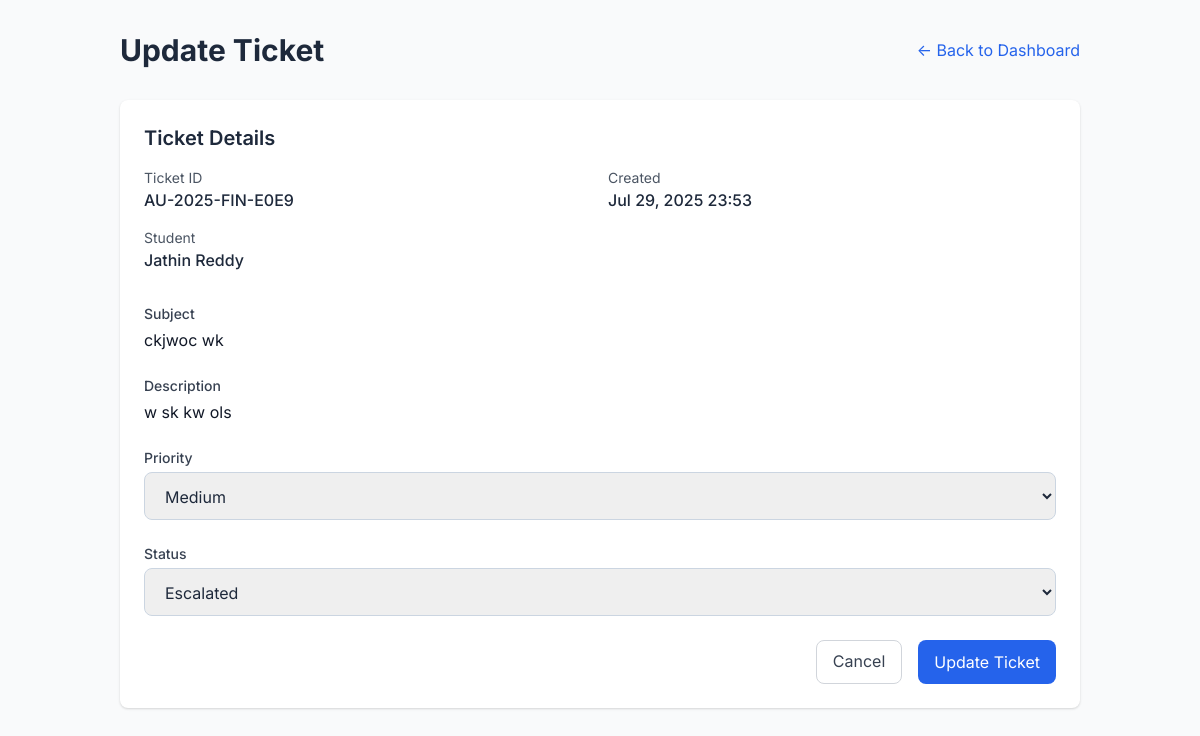
/department/update-complaint/67/ (signed in), run on the app's committed database.
### Student/models.py (models this page shows, shortened)
class Ticket(models.Model):
    ticket_id = models.CharField(max_length=20, unique=True, editable=False)
    student = models.ForeignKey(User, on_delete=models.CASCADE, related_name='student_tickets')
    department = models.ForeignKey(Department, on_delete=models.CASCADE)
    subject = models.CharField(max_length=200)
    description = models.TextField()
    priority = models.CharField(max_length=10, choices=PRIORITY_CHOICES, default='medium')
    status = models.CharField(max_length=20, choices=STATUS_CHOICES, default='open')
    created_at = models.DateTimeField(auto_now_add=True)
    updated_at = models.DateTimeField(auto_now=True)
    resolved_at = models.DateTimeField(null=True, blank=True)
    first_response_at = models.DateTimeField(null=True, blank=True)
    sla_breach = models.BooleanField(default=False)
    escalated_at = models.DateTimeField(null=True, blank=True)
    escalated_by = models.ForeignKey(User, on_delete=models.SET_NULL, null=True, blank=True, related_name='escalated_tickets')
    escalation_reason = models.TextField(null=True, blank=True)
    original_department = models.ForeignKey(Department, on_delete=models.SET_NULL, null=True, related_name='original_tickets')
    attachment = models.FileField(
        upload_to='ticket_attachments/',
        null=True,
        blank=True,
        validators=[
            FileExtensionValidator(
                allowed_extensions=['pdf', 'doc', 'docx', 'txt', 'jpg', 'jpeg', 'png']
            ),
            validate_file_size
        ]
    )
    class Meta:
        ordering = ['-created_at']

### dept_admin/views.py (the view)
# urls.py: path('update-complaint/<int:complaint_id>/', views.update_complaint, name='update_complaint'),
@login_required
@user_passes_test(is_dept_admin)
def update_complaint(request, complaint_id):
    ticket = get_object_or_404(Ticket, id=complaint_id)
    department = request.user.profile.department
    if ticket.department != department:
        messages.error(request, 'You do not have permission to update this ticket.')
        return redirect('dept_admin:dashboard')
    if request.method == 'POST':
        form = UpdateComplaintForm(request.POST, instance=ticket)
        if form.is_valid():
            if department.name == 'General':
                ticket.status = form.cleaned_data['status']
                if ticket.status == 'resolved':
                    ticket.resolved_at = timezone.now()
                ticket.save(update_fields=['status', 'resolved_at'])
            else:
                ticket = form.save(commit=False)
                if ticket.status == 'resolved':
                    ticket.resolved_at = timezone.now()
                ticket.save()
            from core.utils import send_status_notification
            send_status_notification(ticket)
            mail_sent = True  # Assume success for message display
            TicketUpdate.objects.create(
                ticket=ticket,
                user=request.user,
                comment=f"Status updated to {ticket.get_status_display()}"
            )
            messages.success(request, 'Ticket updated successfully.')
            return redirect('dept_admin:dashboard')
    else:
        form = UpdateComplaintForm(instance=ticket)
    context = {
        'form': form,
        'ticket': ticket,
        'is_general_dept': department.name == 'General'
    }
    return render(request, 'dept_admin/update_complaint.html', context)

### dept_admin/forms.py
class UpdateComplaintForm(forms.ModelForm):
    class Meta:
        model = Ticket
        fields = ['status', 'priority']
        widgets = {
            'status': forms.Select(attrs={'class': 'form-control'}),
            'priority': forms.Select(attrs={'class': 'form-control'})
        }

### dept_admin/views.py (called while the page is built)
def is_dept_admin(user):
    return user.is_authenticated and hasattr(user, 'profile') and user.profile.is_admin

### templates/dept_admin/update_complaint.html (shortened to what this page needs)
{% extends 'base.html' %}
{% load static %}
{% block content %}
<div class="container mx-auto px-4 py-8">
    <div class="flex justify-between items-center mb-8">
        <h1 class="text-3xl font-bold">Update Ticket</h1>
        <a href="{% url 'dept_admin:dashboard' %}" class="text-blue-600 hover:text-blue-800">
            ← Back to Dashboard
        </a>
    </div>
    <div class="bg-white rounded-lg shadow overflow-hidden">
        <div class="p-6">
            <div class="mb-8">
                <h2 class="text-xl font-semibold mb-4">Ticket Details</h2>
                <div class="grid grid-cols-2 gap-4">
                    <div>
                        <p class="text-sm text-gray-600">Ticket ID</p>
                        <p class="font-medium">{{ ticket.ticket_id }}</p>
                    </div>
                    <div>
                        <p class="text-sm text-gray-600">Created</p>
                        <p class="font-medium">{{ ticket.created_at|date:"M d, Y H:i" }}</p>
                    </div>
                    <div>
                        <p class="text-sm text-gray-600">Student</p>
                        <p class="font-medium">{{ ticket.student.get_full_name|default:ticket.student.username }}</p>
                    </div>
                </div>
            </div>
            <form method="post" class="space-y-6">
                <div>
                    <label for="id_subject" class="block text-sm font-medium text-gray-700">Subject</label>
                    <p class="mt-1 text-gray-900">{{ ticket.subject }}</p>
                </div>
                <div>
                    <label for="id_description" class="block text-sm font-medium text-gray-700">Description</label>
                    <p class="mt-1 text-gray-900 whitespace-pre-wrap">{{ ticket.description }}</p>
                </div>
                {% if not is_general_dept %}
                <div>
                    <label for="id_priority" class="block text-sm font-medium text-gray-700">Priority</label>
                    {{ form.priority }}
                </div>
                {% endif %}
                <div>
                    <label for="id_status" class="block text-sm font-medium text-gray-700">Status</label>
                    {{ form.status }}
                </div>
                <div class="flex justify-end space-x-4">
                    <a href="{% url 'dept_admin:dashboard' %}" class="px-4 py-2 border border-gray-300 rounded-lg text-gray-700 hover:bg-gray-50">
                        Cancel
                    </a>
                    <button type="submit" class="px-4 py-2 bg-blue-600 text-white rounded-lg hover:bg-blue-700">
                        Update Ticket
                    </button>
                </div>
            </form>
        </div>
    </div>
</div>
{% endblock %}

### templates/base.html (style rules this page uses)
:root { --primary: #1e40af; --primary-light: #3b82f6; --secondary: #059669; --secondary-light: #10b981; --danger: #dc2626; --warning: #f59e0b; --success: #16a34a; --info: #0891b2; --gray-50: #f8fafc; --gray-100: #f1f5f9; --gray-200: #e2e8f0; --gray-300: #cbd5e1; --gray-400: #94a3b8; --gray-500: #64748b; --gray-600: #475569; --gray-700: #334155; --gray-800: #1e293b; --gray-900: #0f172a; }
* { margin: 0; padding: 0; box-sizing: border-box; -webkit-tap-highlight-color: transparent; }
html { font-size: 16px; scroll-behavior: smooth; }
body { font-family: 'Inter', system-ui, -apple-system, sans-serif; line-height: 1.5; color: var(--gray-800); background-color: var(--gray-50); overflow-x: hidden; -webkit-font-smoothing: antialiased; -moz-osx-font-smoothing: grayscale; }
button, input, select, a { touch-action: manipulation; }
input, select, textarea { font-size: 16px !important; max-width: 100%; border-radius: 0.5rem; }
button, .btn { min-height: 44px; padding: 0.75rem 1rem; }
.grid { display: grid; gap: 1rem; grid-template-columns: repeat(auto-fit, minmax(min(100%, 300px), 1fr)); }
.container { width: 100%; padding-right: 1rem; padding-left: 1rem; margin-right: auto; margin-left: auto; }
@media (min-width: 640px) { .container { max-width: 640px; padding-right: 1.5rem; padding-left: 1.5rem; } }
@media (min-width: 768px) { .container { max-width: 768px; } }
@media (min-width: 1024px) { .container { max-width: 1024px; padding-right: 2rem; padding-left: 2rem; } }
.form-control { display: block; width: 100%; padding: 0.75rem 1rem; border: 1px solid var(--gray-300); border-radius: 0.5rem; transition: border-color 0.15s ease-in-out; }

### templates/dept_admin/update_complaint.html (style rules this page uses)
select, textarea { width: 100%; padding: 0.5rem; border: 1px solid #D1D5DB; border-radius: 0.375rem; margin-top: 0.25rem; }

### data on the page
Ticket: ticket_id "AU-2025-FIN-E0E9", created_at "Jul 29, 2025 23:53", student.get_full_name "Jathin Reddy", subject "ckjwoc wk", description "w sk kw ols", priority "Medium", status "Escalated"
